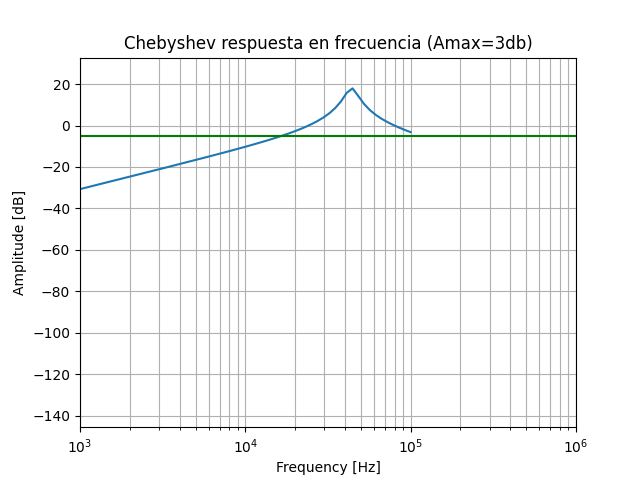

Generate this figure with Python:
from scipy import signal
import matplotlib.pyplot as plt
import numpy as np
#cheby1(N, rp, Wn, btype='low', analog=False, output='ba', fs=None)
fs = 300000
fc = 44000
bw = 7000
#f1 = (fc - bw/2) / (fs/2)
#f2 = (fc + bw/2) / (fs/2)
f1=40.5e3
f2=47.5e3
b, a = signal.cheby1(1, 3,[f1,f2] , 'bandpass', analog=True)
w, h = signal.freqs(b*8, a)
#f=w/(2*np.pi)
plt.semilogx(w, 20 * np.log10(abs(h)))
plt.title('Chebyshev respuesta en frecuencia (Amax=3db)')
plt.xlabel('Frequency [Hz]')
plt.ylabel('Amplitude [dB]')
plt.margins(0, 0.1)
plt.grid(which='both', axis='both')
plt.axvline(100, color='green') # cutoff frequency
plt.axhline(-5, color='green') # rp
plt.xlim([1000,1000e3])
plt.savefig("bode.png")
plt.show()
